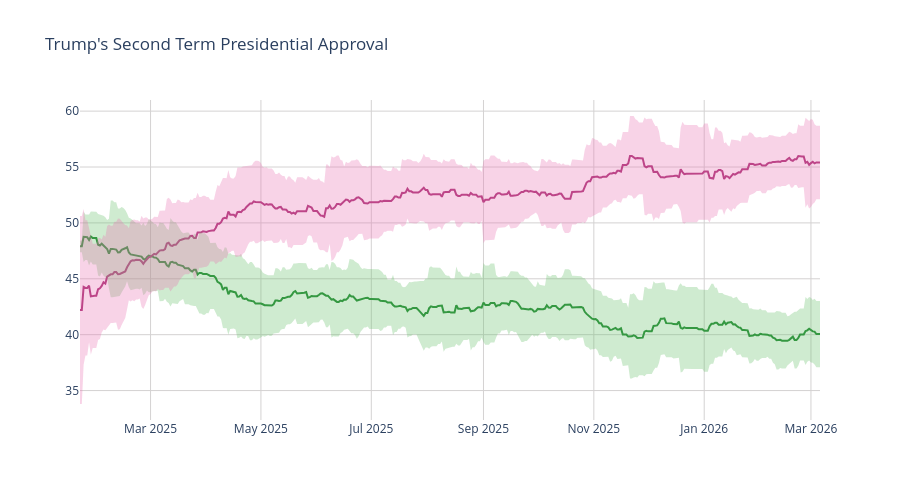

The notebook cell this image was saved under:
### Code cell
disappr_ci_hex = "#e86eaf",
appr_ci_hex = "#60be65"
disappr_ci_rgba = "rgba(232, 110, 175, 0.3)"
appr_ci_rgba = "rgba(96, 190, 101, 0.3)"
grid_col = "#d4d2d2"


# Approve
fig = go.Figure(go.Scatter(
    x=pres['end_date'],
    y=pres['approve'],
    hovertemplate="%{y:.2f}%",
    name="<b>Approve</b>",
    line=dict(color="#228833"),
    showlegend=False
))

# Disapprove
fig.add_trace(go.Scatter(
    x=pres['end_date'],
    y=pres['disapprove'],
    hovertemplate="%{y:.2f}%",
    name="<b>Disapprove</b>",
    line=dict(color="#aa3377"),
    showlegend=False
    )
)

# Approve CI
fig.add_traces([

    # Upper bound
    go.Scatter(
        x=pres['end_date'],
        y=pres['approve_upper_ci'],
        marker=dict(color=appr_ci_hex),
        line=dict(width=0),
        mode='lines',
        showlegend=False,
        hoverinfo="skip"
    ),

    # Lower bound
    go.Scatter(
        x=pres['end_date'],
        y=pres['approve_lower_ci'],
        marker=dict(color=appr_ci_hex),
        line=dict(width=0),
        mode='lines',
        fillcolor=appr_ci_rgba,
        fill="tonexty",
        showlegend=False,
        hoverinfo="skip"
    )
])

# Disapprove CI
fig.add_traces([

    # Upper bound
    go.Scatter(
        x=pres['end_date'],
        y=pres['disapprove_upper_ci'],
        marker=dict(color=disappr_ci_hex),
        line=dict(width=0),
        mode='lines',
        showlegend=False,
        hoverinfo="skip"
    ),

    # Lower bound
    go.Scatter(
        x=pres['end_date'],
        y=pres['disapprove_lower_ci'],
        marker=dict(color=disappr_ci_hex),
        line=dict(width=0),
        mode='lines',
        fillcolor=disappr_ci_rgba,
        fill="tonexty",
        showlegend=False,
        hoverinfo="skip"
    )
])

fig.update_layout(
    title=dict(text="Trump's Second Term Presidential Approval"),
    hovermode="x"
)

fig.update_xaxes(gridcolor=grid_col)
fig.update_yaxes(gridcolor=grid_col)

fig.update_layout(hovermode="x", hoverlabel_align="right", plot_bgcolor="rgba(0, 0, 0, 0)", height=500)
fig.show()

### Figure 1 — Plotly figure (JSON) as saved in the notebook; plotly's stock layout.template omitted (floating-point values rounded to 4 significant figures; data arrays with more than 128 entries replaced by an {"elided": "..."} marker saying what was removed)
{"data": [{"hovertemplate": "%{y:.2f}%", "line": {"color": "#228833"}, "name": "<b>Approve</b>", "showlegend": false, "type": "scatter", "x": {"elided": "410 str values"}, "y": {"elided": "410 float values"}}, {"hovertemplate": "%{y:.2f}%", "line": {"color": "#aa3377"}, "name": "<b>Disapprove</b>", "showlegend": false, "type": "scatter", "x": {"elided": "410 str values"}, "y": {"elided": "410 float values"}}, {"hoverinfo": "skip", "line": {"width": 0}, "marker": {"color": "#60be65"}, "mode": "lines", "showlegend": false, "type": "scatter", "x": {"elided": "410 str values"}, "y": {"elided": "410 float values"}}, {"fill": "tonexty", "fillcolor": "rgba(96, 190, 101, 0.3)", "hoverinfo": "skip", "line": {"width": 0}, "marker": {"color": "#60be65"}, "mode": "lines", "showlegend": false, "type": "scatter", "x": {"elided": "410 str values"}, "y": {"elided": "410 float values"}}, {"hoverinfo": "skip", "line": {"width": 0}, "marker": {"color": ["#e86eaf"]}, "mode": "lines", "showlegend": false, "type": "scatter", "x": {"elided": "410 str values"}, "y": {"elided": "410 float values"}}, {"fill": "tonexty", "fillcolor": "rgba(232, 110, 175, 0.3)", "hoverinfo": "skip", "line": {"width": 0}, "marker": {"color": ["#e86eaf"]}, "mode": "lines", "showlegend": false, "type": "scatter", "x": {"elided": "410 str values"}, "y": {"elided": "410 float values"}}], "layout": {"height": 500, "hoverlabel": {"align": "right"}, "hovermode": "x", "plot_bgcolor": "rgba(0, 0, 0, 0)", "title": {"text": "Trump's Second Term Presidential Approval"}, "xaxis": {"gridcolor": "#d4d2d2"}, "yaxis": {"gridcolor": "#d4d2d2"}}}
